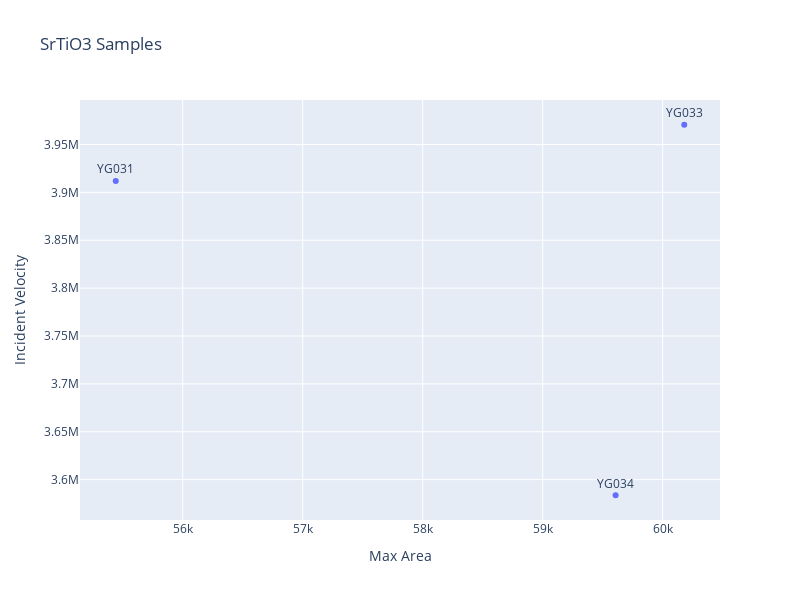

Notebook source saved alongside this figure:
### Code cell
# Create an interactive scatter plot
fig = px.scatter(df_key_values, x='Max Area', y='Incident Velocity', 
                 text='Growth', 
                 hover_data=['Growth'], title='SrTiO3 Samples',
                 width=800, height=600)

# Update traces to show text on hover only
fig.update_traces(textposition='top center', mode='markers+text')

# Show plot
fig.show()

### Figure 1 — Plotly figure (JSON) as saved in the notebook; plotly's stock layout.template omitted (floating-point values rounded to 4 significant figures)
{"data": [{"customdata": [["YG031"], ["YG033"], ["YG034"]], "hovertemplate": "Max Area=%{x}<br>Incident Velocity=%{y}<br>Growth=%{customdata[0]}<extra></extra>", "legendgroup": "", "marker": {"color": "#636efa", "symbol": "circle"}, "mode": "markers+text", "name": "", "orientation": "v", "showlegend": false, "text": ["YG031", "YG033", "YG034"], "textposition": "top center", "type": "scatter", "x": [55442, 60180, 59608], "xaxis": "x", "y": [3912000.0, 3971000.0, 3584000.0], "yaxis": "y"}], "layout": {"height": 600, "legend": {"tracegroupgap": 0}, "title": {"text": "SrTiO3 Samples"}, "width": 800, "xaxis": {"anchor": "y", "domain": [0, 1], "title": {"text": "Max Area"}}, "yaxis": {"anchor": "x", "domain": [0, 1], "title": {"text": "Incident Velocity"}}}}
